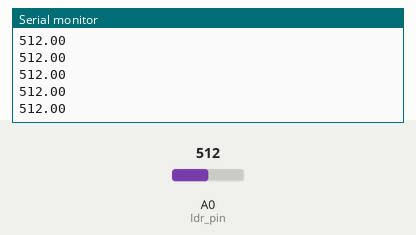
The sketch below on a simulated Arduino Uno, built with avr-gcc and run on an emulated ATmega328P. On the bench: the last lines printed to the serial monitor. The test bench sets the inputs (shaded band); at power-on: A0 (ldr_pin) = 512.

Above: at 1.2 s.
1.3 s: A0 (ldr_pin) set to 716
At 1.31 s:
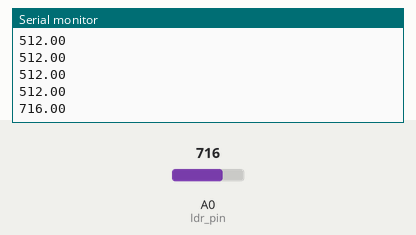
2.8 s: A0 (ldr_pin) set to 900
At 2.82 s:
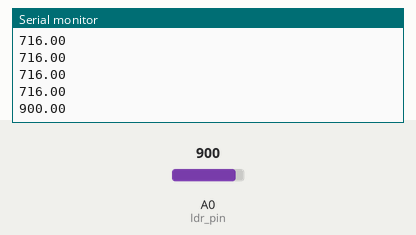
Timing chart, 0 to 5.8 s (numbered marks = the images above; inputs shaded):
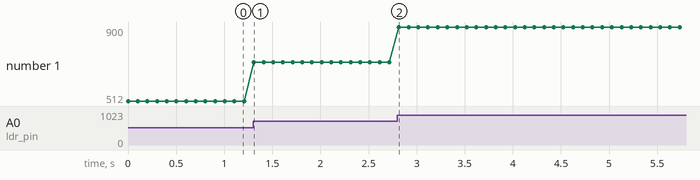

Measured:
- after the input at 1.3 s, the serial monitor: prints a new line at once (image 1)
- after the input at 2.8 s, the serial monitor: prints a new line at once (image 2)
- plotted number 1: 512 → 716 after the input at 1.3 s, 716 → 900 after the input at 2.8 s

The sketch:

testing.ino
```cpp
int ldr_pin=A0;
float pot_val_ldr=0;
void setup() {
  // put your setup code here, to run once:
  pinMode(ldr_pin,INPUT);
  Serial.begin(9600);

}

void loop() {
  // put your main code here, to run repeatedly:
  pot_val_ldr=analogRead(ldr_pin);
  Serial.println(pot_val_ldr);
  delay(100);

}
```
